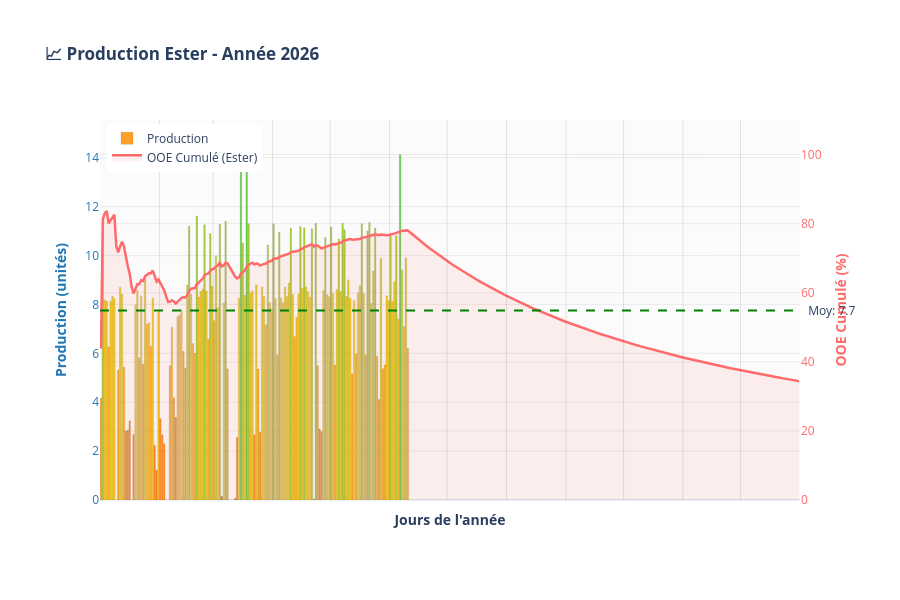

Notebook source saved alongside this figure:
### Code cell
dashboard.plot_histogramme_annee_complet(annea=2026, nom_produit='Ester')

### Figure 1 — Plotly figure (JSON) as saved in the notebook; plotly's stock layout.template omitted (floating-point values rounded to 4 significant figures; data arrays with more than 128 entries replaced by an {"elided": "..."} marker saying what was removed)
{"data": [{"hovertemplate": "<b>%{x}</b><br>Prod: %{y:.1f}<extra></extra>", "marker": {"color": {"elided": "365 str values"}, "line": {"color": "rgba(0,0,0,0.2)", "width": 0.5}}, "name": "Production", "showlegend": true, "type": "bar", "x": {"elided": "365 str values"}, "y": {"elided": "365 float values"}, "yaxis": "y"}, {"fill": "tozeroy", "fillcolor": "rgba(255, 107, 107, 0.1)", "hovertemplate": "<b>%{x}</b><br>OOE Cumul: %{y:.1f}%<extra></extra>", "line": {"color": "#FF6B6B", "width": 2.5}, "mode": "lines", "name": "OOE Cumulé (Ester)", "type": "scatter", "x": {"elided": "365 str values"}, "y": {"elided": "365 float values"}, "yaxis": "y2"}], "layout": {"annotations": [{"showarrow": false, "text": "  Moy: 7.7", "x": 1, "xanchor": "left", "xref": "x domain", "y": 7.747, "yanchor": "middle", "yref": "y"}, {"showarrow": false, "text": "  OEE Target: 84%", "x": 1, "xanchor": "left", "xref": "x domain", "y": 84, "yanchor": "middle", "yref": "y"}], "height": 600, "hovermode": "x unified", "legend": {"x": 0.01, "y": 0.99}, "margin": {"b": 100, "l": 100, "r": 100, "t": 120}, "plot_bgcolor": "rgba(240, 240, 240, 0.3)", "shapes": [{"line": {"color": "green", "dash": "dash", "width": 2}, "type": "line", "x0": 0, "x1": 1, "xref": "x domain", "y0": 7.747, "y1": 7.747, "yref": "y"}, {"line": {"color": "#8f97F3", "dash": "dash", "width": 2}, "type": "line", "x0": 0, "x1": 1, "xref": "x domain", "y0": 84, "y1": 84, "yref": "y"}, {"line": {"color": "rgba(0,0,0,0.1)", "dash": "solid", "width": 1}, "type": "line", "x0": 30.5, "x1": 30.5, "xref": "x", "y0": 0, "y1": 1, "yref": "y domain"}, {"line": {"color": "rgba(0,0,0,0.1)", "dash": "solid", "width": 1}, "type": "line", "x0": 58.5, "x1": 58.5, "xref": "x", "y0": 0, "y1": 1, "yref": "y domain"}, {"line": {"color": "rgba(0,0,0,0.1)", "dash": "solid", "width": 1}, "type": "line", "x0": 89.5, "x1": 89.5, "xref": "x", "y0": 0, "y1": 1, "yref": "y domain"}, {"line": {"color": "rgba(0,0,0,0.1)", "dash": "solid", "width": 1}, "type": "line", "x0": 119.5, "x1": 119.5, "xref": "x", "y0": 0, "y1": 1, "yref": "y domain"}, {"line": {"color": "rgba(0,0,0,0.1)", "dash": "solid", "width": 1}, "type": "line", "x0": 150.5, "x1": 150.5, "xref": "x", "y0": 0, "y1": 1, "yref": "y domain"}, {"line": {"color": "rgba(0,0,0,0.1)", "dash": "solid", "width": 1}, "type": "line", "x0": 180.5, "x1": 180.5, "xref": "x", "y0": 0, "y1": 1, "yref": "y domain"}, {"line": {"color": "rgba(0,0,0,0.1)", "dash": "solid", "width": 1}, "type": "line", "x0": 211.5, "x1": 211.5, "xref": "x", "y0": 0, "y1": 1, "yref": "y domain"}, {"line": {"color": "rgba(0,0,0,0.1)", "dash": "solid", "width": 1}, "type": "line", "x0": 242.5, "x1": 242.5, "xref": "x", "y0": 0, "y1": 1, "yref": "y domain"}, {"line": {"color": "rgba(0,0,0,0.1)", "dash": "solid", "width": 1}, "type": "line", "x0": 272.5, "x1": 272.5, "xref": "x", "y0": 0, "y1": 1, "yref": "y domain"}, {"line": {"color": "rgba(0,0,0,0.1)", "dash": "solid", "width": 1}, "type": "line", "x0": 303.5, "x1": 303.5, "xref": "x", "y0": 0, "y1": 1, "yref": "y domain"}, {"line": {"color": "rgba(0,0,0,0.1)", "dash": "solid", "width": 1}, "type": "line", "x0": 333.5, "x1": 333.5, "xref": "x", "y0": 0, "y1": 1, "yref": "y domain"}], "title": {"text": "<b>📈 Production Ester - Année 2026</b>"}, "xaxis": {"showgrid": false, "showticklabels": false, "title": {"text": "<b>Jours de l'année</b>"}}, "yaxis": {"gridcolor": "rgba(200, 200, 200, 0.3)", "gridwidth": 1, "range": [0, 15.54], "showgrid": true, "side": "left", "tickfont": {"color": "#1f77b4"}, "title": {"font": {"color": "#1f77b4"}, "text": "<b>Production (unités)</b>"}}, "yaxis2": {"gridcolor": "rgba(200, 200, 200, 0.3)", "gridwidth": 1, "overlaying": "y", "range": [0, 110], "showgrid": true, "side": "right", "tickfont": {"color": "#FF6B6B"}, "title": {"font": {"color": "#FF6B6B"}, "text": "<b>OOE Cumulé (%)</b>"}}}}
